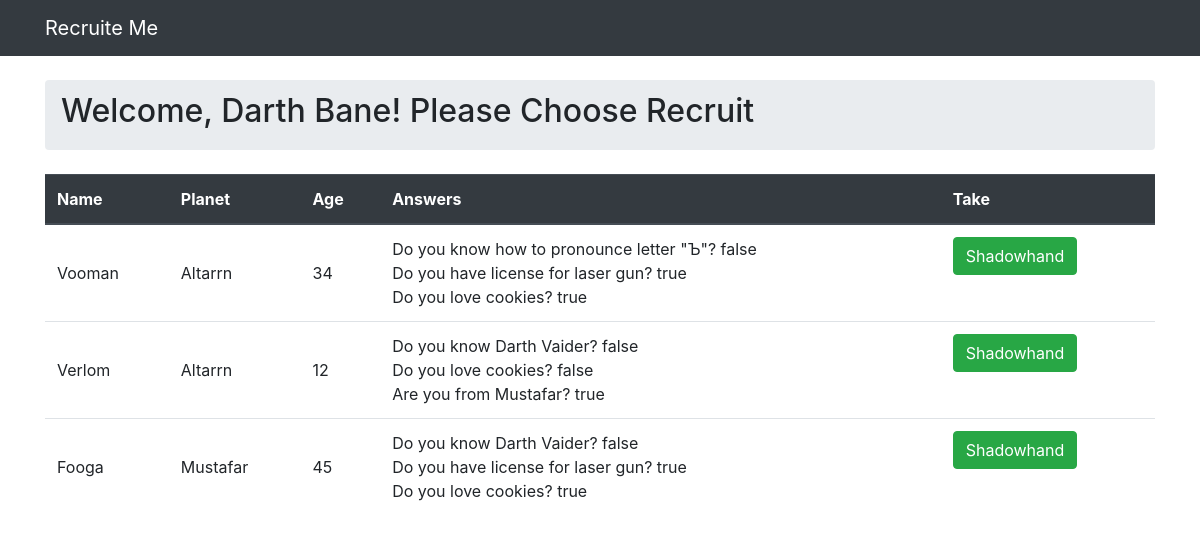
Page /sith/2 on the committed database.
### recruit/models.py (models this page shows, shortened)
class Sith(models.Model):
    name = models.CharField(max_length=30)
    planet = models.ForeignKey(Planet, on_delete=models.CASCADE, related_name='siths')
    shadowhand = models.ManyToManyField(PassedTest, related_name='siths')

class PassedTest(models.Model):
    recruit = models.ForeignKey(Recruit, on_delete=models.CASCADE, related_name='passedtests')
    answers = models.ManyToManyField(Answer)

class Recruit(models.Model):
    name = models.CharField(max_length=50)
    planet = models.ForeignKey(Planet, on_delete=models.CASCADE, related_name='recruits')
    age = models.IntegerField()
    mail = models.EmailField()

class Planet(models.Model):
    name = models.CharField(max_length=60, unique=True)
    def __str__(self):
        return self.name

class Answer(models.Model):
    question = models.CharField(max_length=256)
    answer = models.CharField(max_length=6)

### recruit/views.py (the view, shortened to what this page needs)
# urls.py: path('sith/<int:pk>', views.ChooseRecruit.as_view(), name='choose_recruit')
class ChooseRecruit(View):
    def get(self, request, pk):
        sith = get_object_or_404(Sith, pk=pk)
        siths = Sith.objects.all()
        recruits = PassedTest.objects.all()
        return render(request, 'choose_recruits.html', {'sith': sith, 'recruits': recruits, 'siths': siths})

### templates/choose_recruits.html (shortened to what this page needs)
{% extends 'base.html' %}
{% block breadcrumb %}
    <h2>Welcome, {{ sith.name }}! Please Choose Recruit</h2>
{%  endblock %}
{% block content %}
    <table class="table">
        <thead class="thead-dark">
            <tr>
                <th>Name</th>
                <th>Planet</th>
                <th>Age</th>
                <th>Answers</th>
                <th> Take</th>
            </tr>
        </thead>
        <tbody>
            {% for recruit in recruits %}
               {% if not recruit.siths.exists %}
                <tr>
                    <td class="align-middle">
                        {{ recruit.recruit.name }}
                    </td>
                    <td class="align-middle">{{ recruit.recruit.planet }}</td>
                    <td class="align-middle">{{ recruit.recruit.age }}</td>
                    <td >
                        {% for answer in recruit.answers.all %}
                            {{ answer.question }}
                            {{ answer.answer }}
                            <br>
                        {% endfor %}
                        </td>
                    <td>{% if sith.shadowhand.all.count < 3 %}
                        <form method="post">
                             <button type="submit" class="btn btn-success" id="Shadowhand" name="Shadowhand" value="{{recruit.recruit.name}}">Shadowhand</button>
                    </form>
                        {% else %}
                        <p>You can't take more. You have already 3 &#x1F625;</p>
                            </td>
                        {% endif %}
                </tr>
                {% endif %}
            {% endfor %}
        </tbody>
    </table>
{% endblock %}

### rows in the picture
Sith: name "Darth Bane"
PassedTest: recruit.name "Vooman", recruit.planet "Altarrn", recruit.age "34"
Answer: question "Do you know how to pronounce letter \"Ъ\"?", answer "false"
Answer: question "Do you have license for laser gun?", answer "true"
Answer: question "Do you love cookies?", answer "true"
PassedTest: recruit.name "Verlom", recruit.planet "Altarrn", recruit.age "12"
Answer: question "Do you know Darth Vaider?", answer "false"
Answer: question "Do you love cookies?", answer "false"
Answer: question "Are you from Mustafar?", answer "true"
PassedTest: recruit.name "Fooga", recruit.planet "Mustafar", recruit.age "45"
Answer: question "Do you know Darth Vaider?", answer "false"
Answer: question "Do you have license for laser gun?", answer "true"
Answer: question "Do you love cookies?", answer "true"
